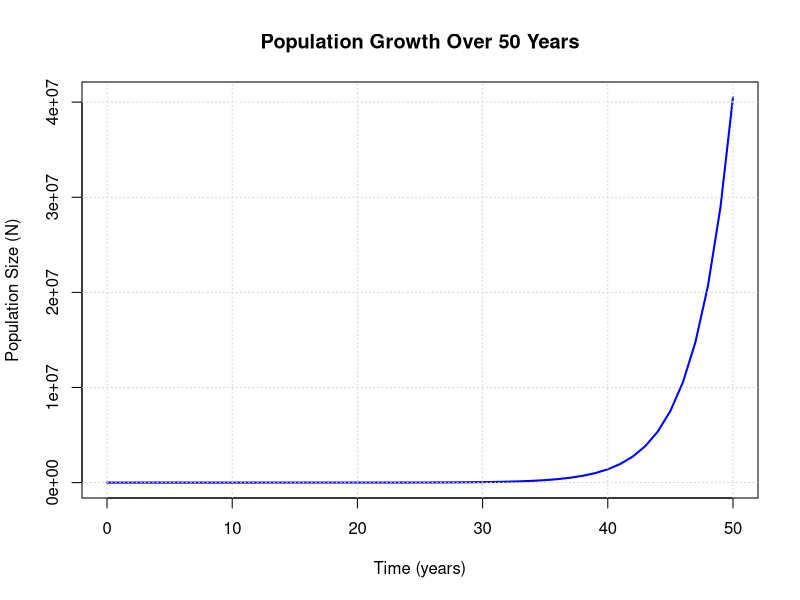
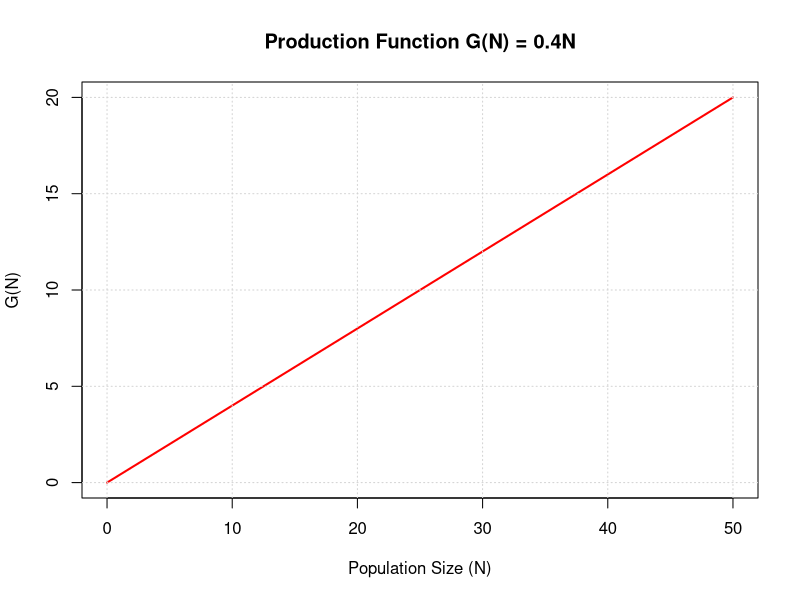
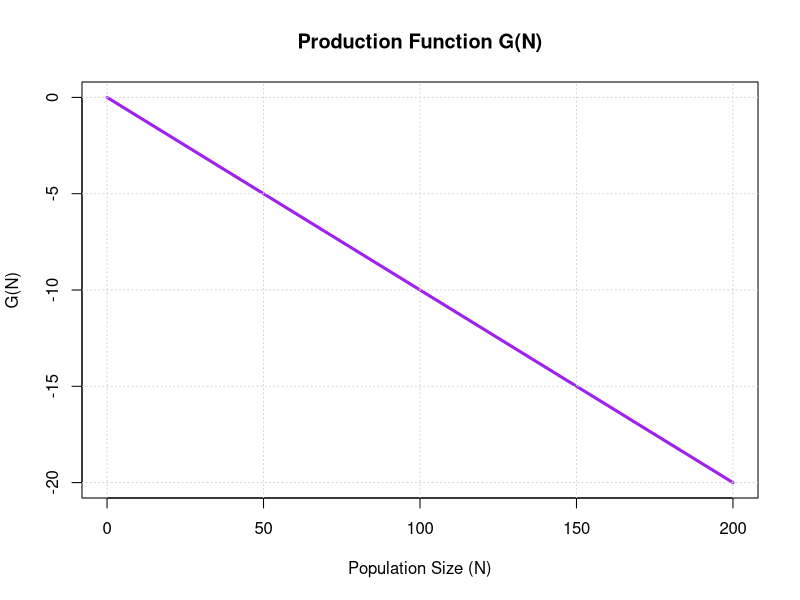
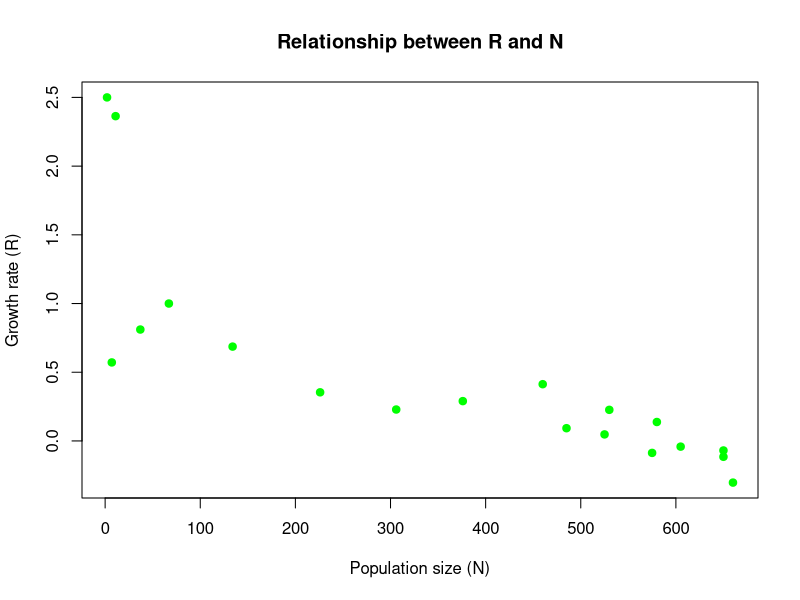
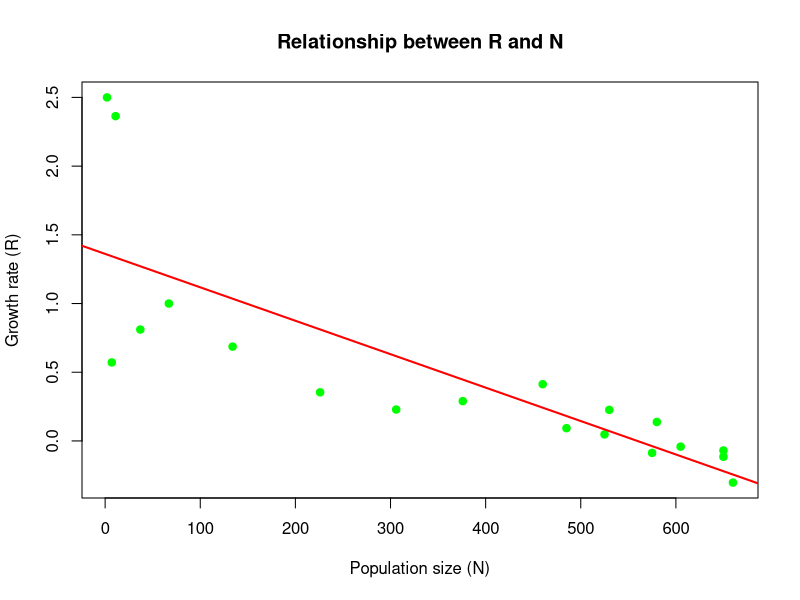

Here is the R script that generated these plots, in order:
# fishry 
#2bi
R <- 0.4
t <- 0:50
N <- numeric(length(t))
N[1] <- 2

for(i in 2:length(t)){
  N[i] <- N[i-1] + R*N[i-1]
}

plot(t, N, type="l", lwd=2, col="blue",
     xlab="Time (years)",
     ylab="Population Size (N)",
     main="Population Growth Over 50 Years")
grid()

#2bii
N <- seq(0,50,1)
G <- 0.4*N

plot(N, G, type="l", lwd=2, col="red",
     xlab="Population Size (N)",
     ylab="G(N)",
     main="Production Function G(N) = 0.4N")
grid()

#2cii

N <- seq(0,200,1)
G <- -0.1*N

plot(N, G,
     type = "l",
     col = "purple",        # line color
     lwd = 3,            # bold/thick line
     xlab = "Population Size (N)",
     ylab = "G(N)",
     main = "Production Function G(N)")
grid()

#3a

library(readxl)

data <- read_excel("Paramecium_aurelia.xlsx")

N <- data$Paramecium

lambda <- N[-1] / N[-length(N)]

R <- lambda - 1

results <- data.frame(
  N = N[-length(N)],
  lambda = lambda,
  R = R
)

print(results)

#3b
plot(results$N, results$R,
     xlab = "Population size (N)",
     ylab = "Growth rate (R)",
     main = "Relationship between R and N",
     pch = 19,
     col = "green")
model <- lm(R ~ N, data = results)
summary(model)

plot(results$N, results$R,
     xlab = "Population size (N)",
     ylab = "Growth rate (R)",
     main = "Relationship between R and N",
     pch = 19,
     col = "green")

abline(model, col="red", lwd=2)

R0 = 1.361
b = -0.00243
k= -(R0/b)
k

N = 1
a = 1.361
b = -0.00243
r = a + b*N
r
